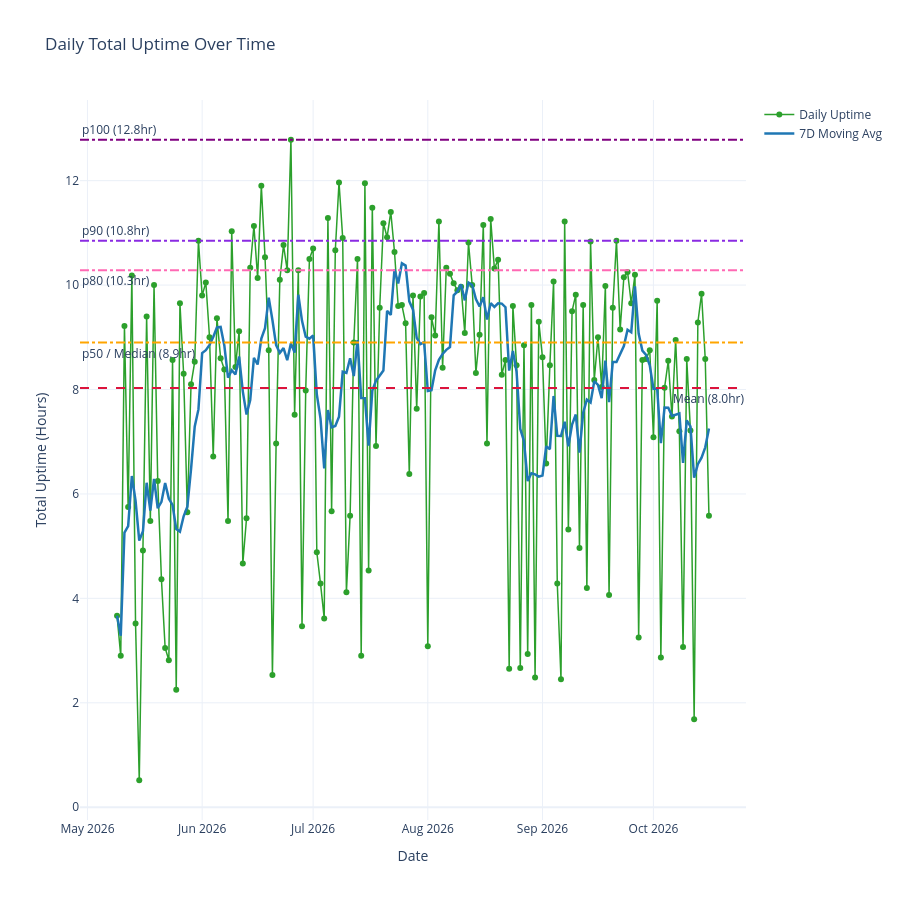

Write notebook code for a chart like this one.
### Code cell
fromdate = '2026-01-01'
todate = '2026-10-16'

line_plot(daily_df, fromdate, todate)

### Figure 1 — Plotly figure (JSON) as saved in the notebook; plotly's stock layout.template omitted (floating-point values rounded to 4 significant figures; data arrays with more than 128 entries replaced by an {"elided": "..."} marker saying what was removed)
{"data": [{"hovertemplate": "<b>Date:</b> %{x|%Y-%m-%d}<br><b>Uptime:</b> %{y:.1f} hrs<extra></extra>", "line": {"color": "#2ca02c", "width": 1.5}, "marker": {"size": 6}, "mode": "lines+markers", "name": "Daily Uptime", "type": "scatter", "x": {"elided": "161 str values"}, "y": {"elided": "161 float values"}}, {"hovertemplate": "<b>7D Avg:</b> %{y:.1f} hrs<extra></extra>", "line": {"color": "#1f77b4", "width": 2.5}, "mode": "lines", "name": "7D Moving Avg", "type": "scatter", "x": {"elided": "161 str values"}, "y": {"elided": "161 float values"}}], "layout": {"annotations": [{"showarrow": false, "text": "Mean (8.0hr)", "x": 1, "xanchor": "right", "xref": "x domain", "y": 8.03, "yanchor": "top", "yref": "y"}, {"showarrow": false, "text": "p100 (12.8hr)", "x": 0, "xanchor": "left", "xref": "x domain", "y": 12.78, "yanchor": "bottom", "yref": "y"}, {"showarrow": false, "text": "p90 (10.8hr)", "x": 0, "xanchor": "left", "xref": "x domain", "y": 10.85, "yanchor": "bottom", "yref": "y"}, {"showarrow": false, "text": "p80 (10.3hr)", "x": 0, "xanchor": "left", "xref": "x domain", "y": 10.28, "yanchor": "top", "yref": "y"}, {"showarrow": false, "text": "p50 / Median (8.9hr)", "x": 0, "xanchor": "left", "xref": "x domain", "y": 8.9, "yanchor": "top", "yref": "y"}], "height": 900, "hovermode": "x unified", "shapes": [{"line": {"color": "crimson", "dash": "dash"}, "type": "line", "x0": 0, "x1": 1, "xref": "x domain", "y0": 8.03, "y1": 8.03, "yref": "y"}, {"line": {"color": "purple", "dash": "dashdot"}, "type": "line", "x0": 0, "x1": 1, "xref": "x domain", "y0": 12.78, "y1": 12.78, "yref": "y"}, {"line": {"color": "blueviolet", "dash": "dashdot"}, "type": "line", "x0": 0, "x1": 1, "xref": "x domain", "y0": 10.85, "y1": 10.85, "yref": "y"}, {"line": {"color": "hotpink", "dash": "dashdot"}, "type": "line", "x0": 0, "x1": 1, "xref": "x domain", "y0": 10.28, "y1": 10.28, "yref": "y"}, {"line": {"color": "orange", "dash": "dashdot"}, "type": "line", "x0": 0, "x1": 1, "xref": "x domain", "y0": 8.9, "y1": 8.9, "yref": "y"}], "title": {"text": "Daily Total Uptime Over Time"}, "xaxis": {"title": {"text": "Date"}}, "yaxis": {"title": {"text": "Total Uptime (Hours)"}}}}
